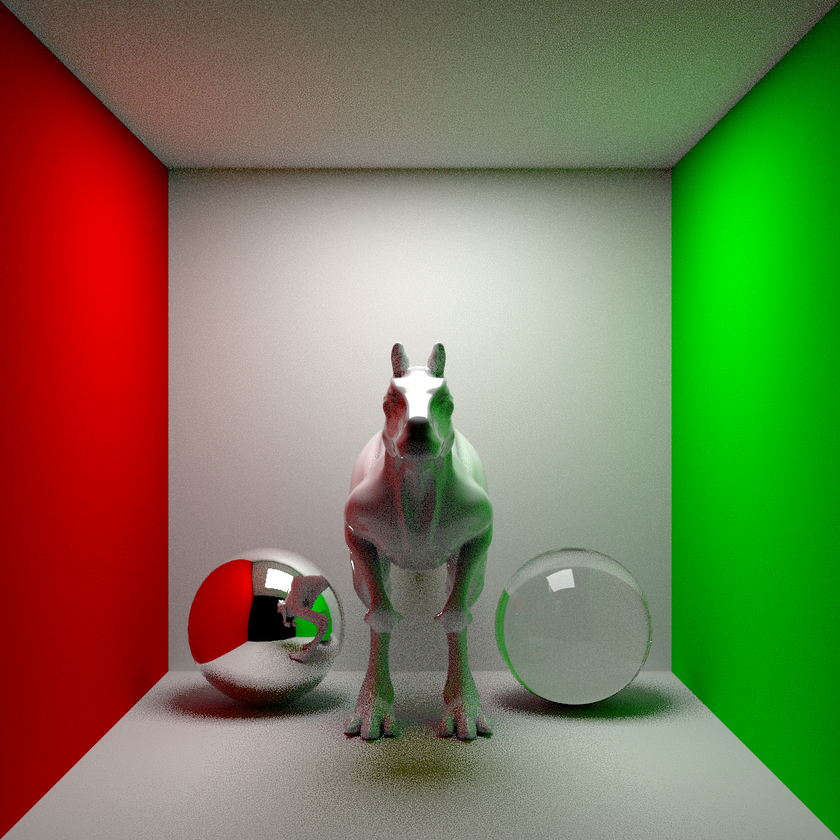
#> input picture image/input_image.png, 840 x 840 px, shrunk from 1024 x 1024 before the run
$ python 'run (копия).py' input_image.png
#> lines starting #> are read from the running program, lines starting #| are printed output that depends on the picture
#!/usr/bin/env python3

"""Total variation denoising."""

import argparse
import time

import matplotlib.pyplot as plt

import numpy as np
from PIL import Image
from scipy.linalg import blas

EPS = np.finfo(np.float32).eps


def dot(x, y):
    """Returns the dot product of two arrays with the same shape."""
    return blas.sdot(x.reshape(-1), y.reshape(-1))

dot(np.array(0), np.array(0))


def axpy(a, x, y):
    """Sets y = a*x + y and returns y."""
    shape = x.shape
    x, y = x.reshape(-1), y.reshape(-1)
    return blas.saxpy(x, y, a=a).reshape(shape)

axpy(1, np.array(0), np.array(0))


def tv_norm(x):
    """Computes the total variation norm and its gradient. From jcjohnson/cnn-vis."""
    x_diff = x - np.roll(x, -1, axis=1)
    y_diff = x - np.roll(x, -1, axis=0)
    grad_norm2 = x_diff**2 + y_diff**2 + EPS
    norm = np.sum(np.sqrt(grad_norm2))
    dgrad_norm = 0.5 / np.sqrt(grad_norm2)
    dx_diff = 2 * x_diff * dgrad_norm
    dy_diff = 2 * y_diff * dgrad_norm
    grad = dx_diff + dy_diff
    grad[:, 1:, :] -= dx_diff[:, :-1, :]
    grad[1:, :, :] -= dy_diff[:-1, :, :]
    return norm, grad


def l2_norm(x):
    """Computes 1/2 the square of the L2-norm and its gradient."""
    return np.sum(x**2) / 2, x


class LBFGSOptimizer:
    """Implements the L-BFGS quasi-Newton optimizer."""
    def __init__(self, params, opfunc, step_size=1, n_corr=10, c1=1e-4, c2=0.9, max_ls_fevals=10):
        """Initializes the optimizer."""
        self.params = params
        self.opfunc = opfunc
        self.step_size = step_size
        self.n_corr = n_corr
        self.c1 = c1
        self.c2 = c2
        self.max_ls_fevals = max_ls_fevals
        self.step = 0
        self.fevals = 0
        self.loss = None
        self.grad = None
        self.sk = []
        self.yk = []

    def update(self):
        """Returns a step's parameter update."""
        self.step += 1

        if self.step == 1:
            self.loss, self.grad = self.opfunc(self.params)
            self.fevals += 1

        # Line search.
        step_size, step_min, step_max = 1, 0, np.inf
        ls_fevals = 0
        while True:
            if ls_fevals == self.max_ls_fevals:
                raise RuntimeError('Gave up on line search')

            # Compute search direction, step, loss, and gradient
            p = -self.inv_hv(self.grad)
            s = step_size * p
            loss, grad = self.opfunc(self.params + s)
            self.fevals += 1
            y = grad - self.grad
            ls_fevals += 1

            # Test that the weak Wolfe curvature condition holds
            if dot(p, grad) < self.c2 * dot(p, self.grad):
                step_min = step_size
            # Test that the Armijo condition holds
            elif loss > self.loss + self.c1 * step_size * dot(p, self.grad):
                step_max = step_size
                self.store_curvature_pair(s, y)
            # Both hold, accept the step
            else:
                break

            # Compute new step size
            if step_max < np.inf:
                step_size = (step_min + step_max) / 2
            else:
                step_size *= 2

        # Update params
        self.params += s

        # Store curvature pair and gradient
        self.store_curvature_pair(s, y)
        self.loss, self.grad = loss, grad
        return loss, self.params

    def store_curvature_pair(self, s, y):
        """Updates the L-BFGS memory with a new curvature pair."""
        self.sk.append(s)
        self.yk.append(y)
        if len(self.sk) > self.n_corr:
            self.sk, self.yk = self.sk[1:], self.yk[1:]

    def inv_hv(self, p):
        """Computes the product of a vector with an approximation of the inverse Hessian."""
        p = p.copy()
        alphas = []
        for s, y in zip(reversed(self.sk), reversed(self.yk)):
            alphas.append(dot(s, p) / (dot(s, y)) + EPS)
            axpy(-alphas[-1], y, p)

        if len(self.sk) > 0:
            s, y = self.sk[-1], self.yk[-1]
            p *= dot(s, y) / (dot(y, y) + EPS)
        else:
            p /= np.sqrt(dot(p, p) / p.size) + EPS

        for s, y, alpha in zip(self.sk, self.yk, reversed(alphas)):
            beta = dot(y, p) / (dot(s, y) + EPS)
            axpy(alpha - beta, s, p)

        return p

def saveimage(namefile, image):
   plt.axis('off')
   plt.imshow(image)
   plt.savefig(namefile)

def corr(namefile, konf):
    #np.random.seed(1)
    u_orig = plt.imread(namefile)
    rows, cols, colors = u_orig.shape
    known = np.zeros((rows, cols, colors))
    for i in range(rows):
        for j in range(cols):
            if np.random.random() > konf:
              for k in range(colors):
                  known[i, j, k] = 1
    u_corr = known * u_orig
    saveimage('new_image', u_corr)
    return 'new_image'

def printf(s, *args, **kwargs):
    print(s.format(*args), **kwargs)


def main():
    """The main function."""
    parser = argparse.ArgumentParser()
    parser.add_argument('input_image', help='the input image')
    parser.add_argument('strength', type=float, default=50, nargs='?',
                        help='the denoising strength')
    #parser.add_argument('corr', help = 'the corr image', default = 0.001)
    args = parser.parse_args()

    #namefile = corr(args.input_image, args.corr)
    #args.input_image = namefile

    img = np.float32(Image.open(args.input_image))
    np.random.seed(0)
    img += np.random.normal(scale=30, size=img.shape)
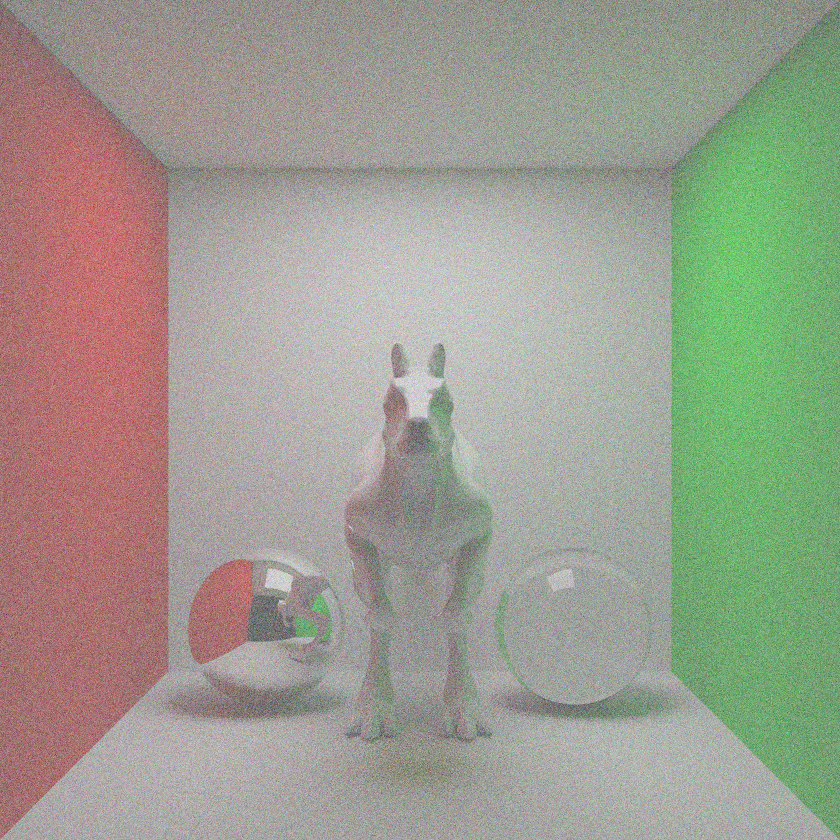
#> img: shape (840, 840, 4) float32; mean R, G, B, A 121.8, 121, 85.1, 255; transparent parts drawn white
    orig_img = img.copy()

    step_size = 1
    lmbda = args.strength

    def opfunc(img):
        tv_loss, tv_grad = tv_norm(img)
        l2_loss, l2_grad = l2_norm(img - orig_img)
        loss = tv_loss + l2_loss/lmbda
        grad = tv_grad + l2_grad/lmbda
        return loss, grad

    last_loss = np.inf
    steps = 0
    time_start = time.perf_counter()
    print('Optimizing using gradient descent.')
    while True:
        steps += 1
        loss, grad = opfunc(img)
        print('step:', steps, 'loss:', loss)
        if loss > last_loss:
            break
        last_loss = loss
        axpy(-step_size, grad, img)
#> this loop made 43 passes
#> (tv_loss in opfunc, l2_loss in opfunc, loss, last_loss) on passes 1 to 11: (150851360, 0, 150851360, 150851360), (138884176, 6037937.5, 139004934.8, 139004934.8), (127566088, 23229834, 128030684.7, 128030684.7), (116920688, 50131348, 117923315, 117923315), (106952760, 85276400, 108658288, 108658288), (97660176, 127222704, 100204630.1, 100204630.1), (89031056, 174561776, 92522291.5, 92522291.5), (81049320, 225995472, 85569229.4, 85569229.4), (73693016, 280315616, 79299328.3, 79299328.3), (66937284, 336424896, 73665781.9, 73665781.9), (60754092, 393393184, 68621955.7, 68621955.7)
#> (tv_loss in opfunc, l2_loss in opfunc, loss) on pass 43: (11230420, 1.19e+09, 35079625.8)
#| step: 1 loss: 150851360.0
#| step: 2 loss: 139004934.75
#| step: 3 loss: 128030684.68
#| step: 4 loss: 117923314.96
#| step: 5 loss: 108658288.0
#| step: 6 loss: 100204630.08
#| step: 7 loss: 92522291.52
#| step: 8 loss: 85569229.44
#> (further printed lines are left out)
#> pass 1, in tv_norm, `grad_norm2 = x_diff**2 + y_diff**2 + EPS`:
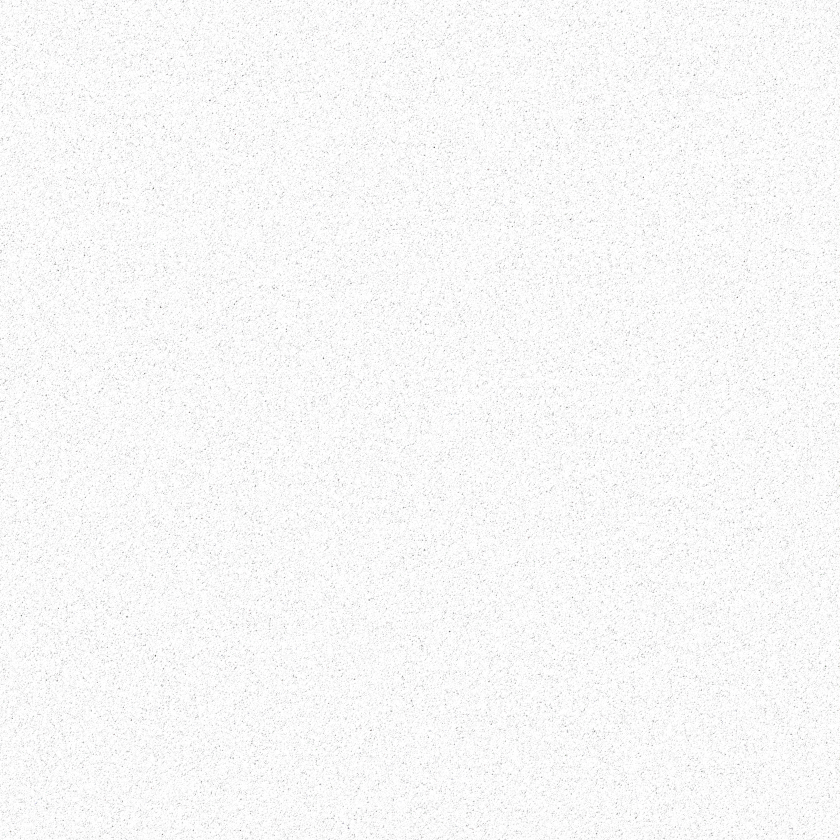
#> grad_norm2: shape (840, 840, 4) float32; mean R, G, B, A 3806.8, 3821.7, 3859.8, 3600.9; transparent parts drawn white
#> after the loop:
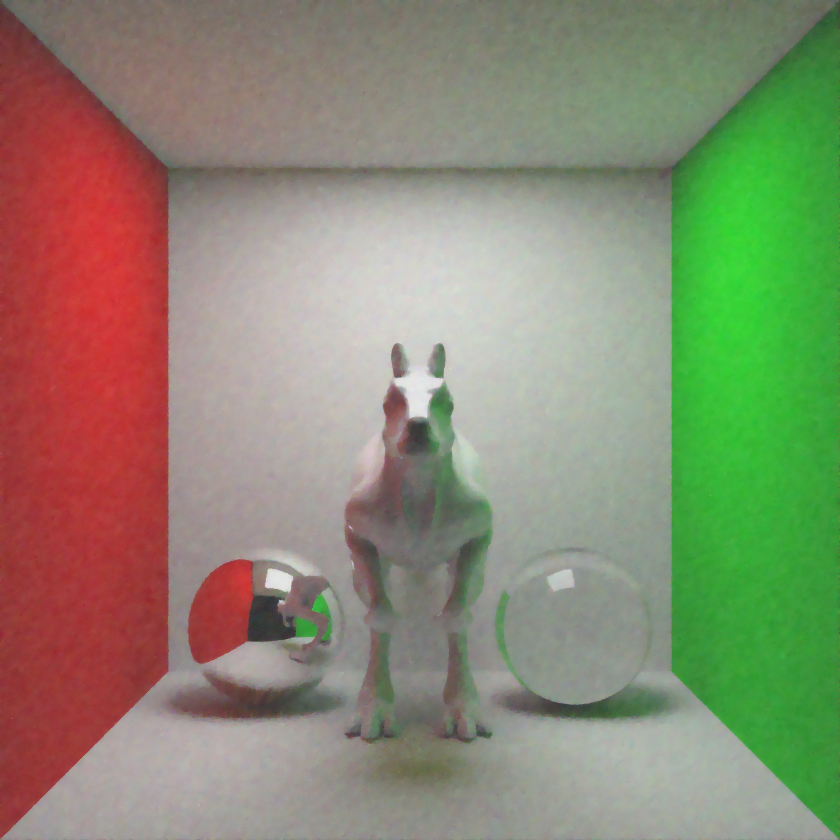
#> img: shape (840, 840, 4) float32; mean R, G, B, A 121.9, 120.9, 85, 255.3; transparent parts drawn white
#> after the loop, steps = 43
    time_end = time.perf_counter()

    printf('{} iterations', steps)
    printf('{:g} ms total', 1000 * (time_end - time_start))
    printf('{:g} ms/iteration', 1000 / steps * (time_end - time_start))
    img_gd = img

    img = orig_img.copy()
    opt = LBFGSOptimizer(img, opfunc, n_corr=4)
    last_loss = np.inf
    steps = 0

    time_start = time.perf_counter()
    print('\nOptimizing using L-BFGS.')
    while True:
        steps += 1
        loss, img[:] = opt.update()
        print('step:', steps, 'loss:', loss)
        if loss * 1.01 > last_loss:
            break
        last_loss = loss
#> this loop made 13 passes
#> (loss, last_loss) on passes 2 to 12: (71196386.7, 71196386.7), (55707624.2, 55707624.2), (46330254.2, 46330254.2), (40983205.8, 40983205.8), (37574762.8, 37574762.8), (35040002.3, 35040002.3), (33464539.1, 33464539.1), (33005727.3, 33005727.3), (31614213.7, 31614213.7), (31190887.6, 31190887.6), (30844620.8, 30844620.8)
#> (loss, last_loss) on pass 1: (108881613.9, 108881613.9)
#| step: 1 loss: 108881613.92
#| step: 2 loss: 71196386.72
#| step: 3 loss: 55707624.16
#| step: 4 loss: 46330254.24
#| step: 5 loss: 40983205.84
#| step: 6 loss: 37574762.8
#| step: 7 loss: 35040002.32
#| step: 8 loss: 33464539.08
#> (further printed lines are left out)
#> pass 1, in tv_norm (call 44), `dx_diff = 2 * x_diff * dgrad_norm`:
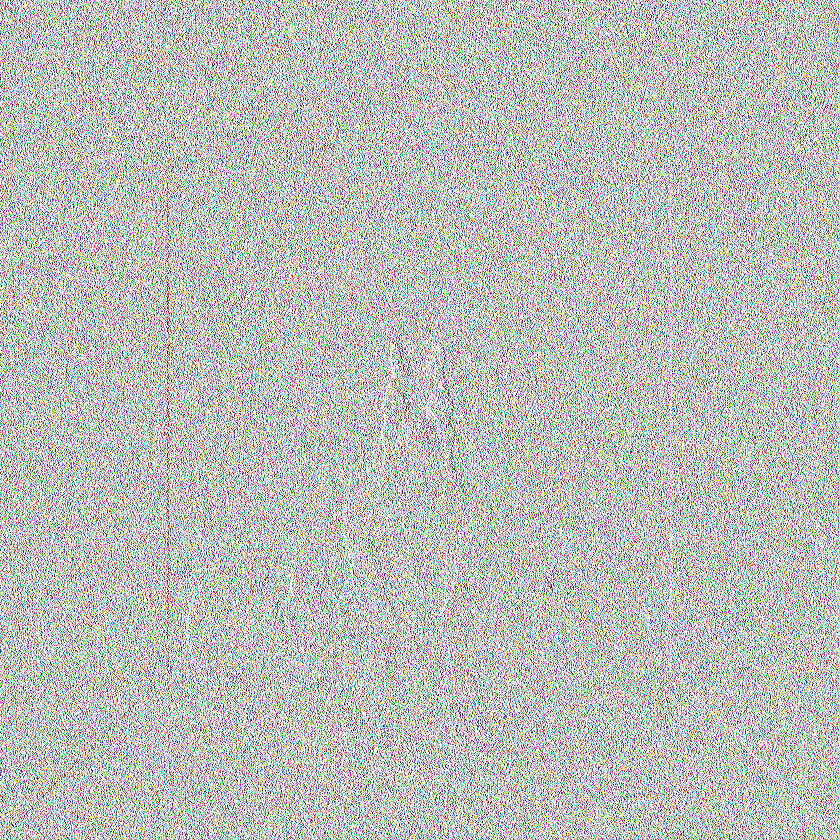
#> dx_diff: shape (840, 840, 4) float32; mean R, G, B, A 0.000892, -0.000712, 0.000117, 0.000394; transparent parts drawn white
#> pass 1, in tv_norm (call 44), `dy_diff = 2 * y_diff * dgrad_norm`:
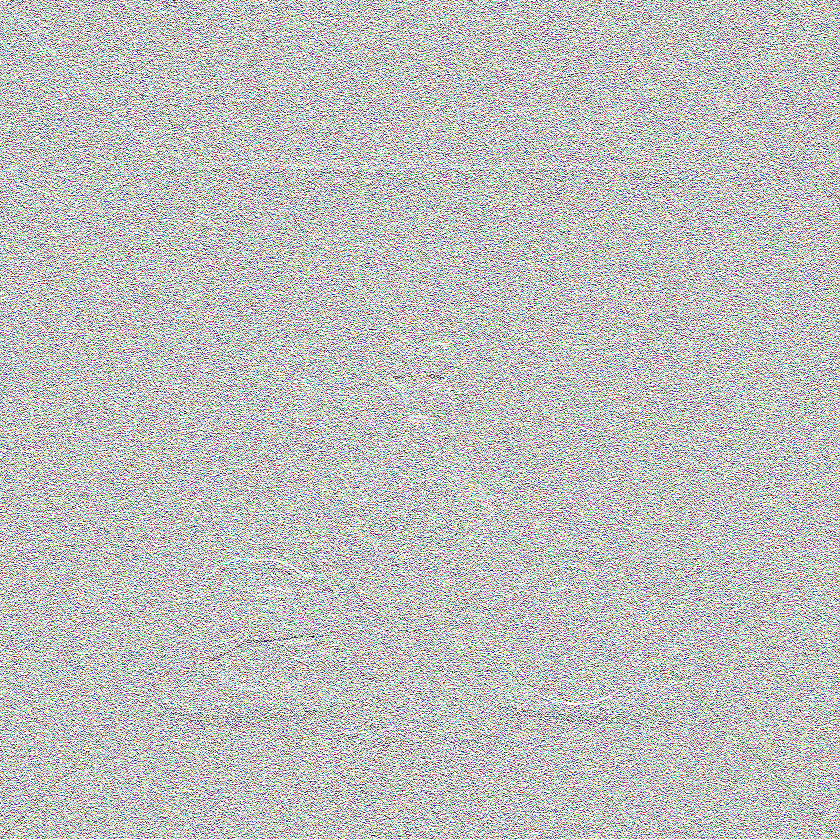
#> dy_diff: shape (840, 840, 4) float32; mean R, G, B, A -0.000227, -0.000729, 0.000134, 0.000248; transparent parts drawn white
#> pass 1, in opfunc (call 44), `tv_loss, tv_grad = tv_norm(img)`:
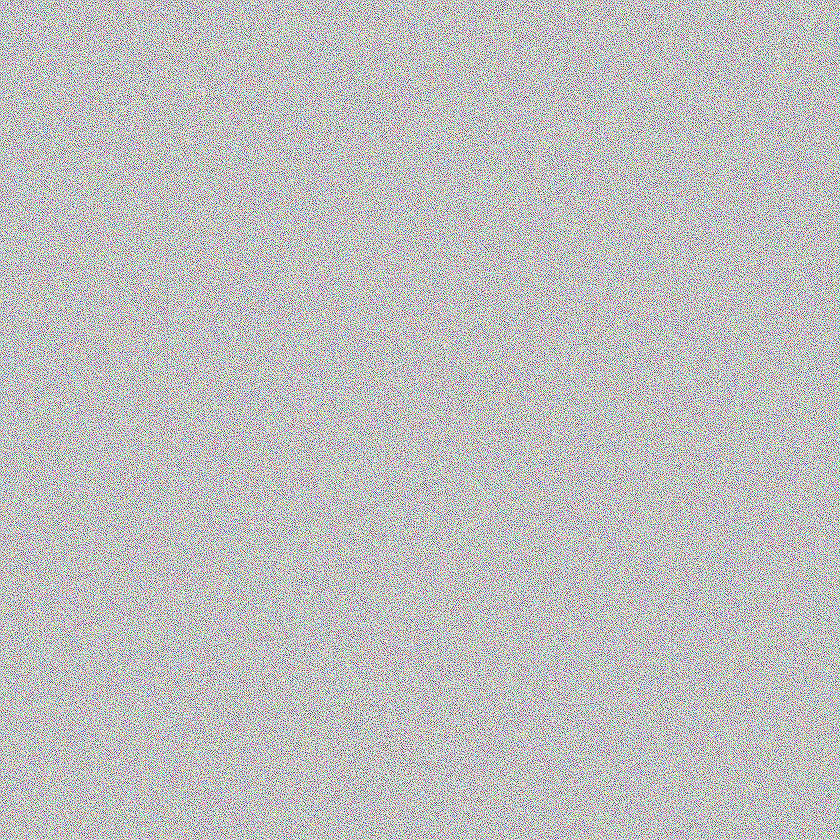
#> tv_grad: shape (840, 840, 4) float32; mean R, G, B, A -0.000244, 0.00196, 0.000939, 2.46e-05; transparent parts drawn white
#> after the loop, steps = 13
    time_end = time.perf_counter()

    printf('{} iterations', steps)
    printf('{} function evaluations', opt.fevals)
    printf('{:g} ms total', 1000 * (time_end - time_start))
    printf('{:g} ms/iteration', 1000 / steps * (time_end - time_start))

    Image.fromarray(np.uint8(np.clip(img_gd, 0, 255))).show()
    Image.fromarray(np.uint8(np.clip(img, 0, 255))).show()

if __name__ == '__main__':
    main()
